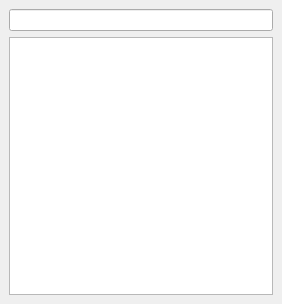
<?xml version="1.0" encoding="UTF-8"?>
<ui version="4.0">
 <class>uiMainWindow</class>
 <widget class="QMainWindow" name="uiMainWindow">
  <property name="geometry">
   <rect>
    <x>0</x>
    <y>0</y>
    <width>282</width>
    <height>304</height>
   </rect>
  </property>
  <property name="windowTitle">
   <string>MainWindow</string>
  </property>
  <widget class="QWidget" name="uiCentralwidget">
   <layout class="QVBoxLayout" name="verticalLayout">
    <item>
     <widget class="QLineEdit" name="uiFilter"/>
    </item>
    <item>
     <widget class="QTreeView" name="uiTree"/>
    </item>
   </layout>
  </widget>
 </widget>
 <resources/>
 <connections/>
</ui>
